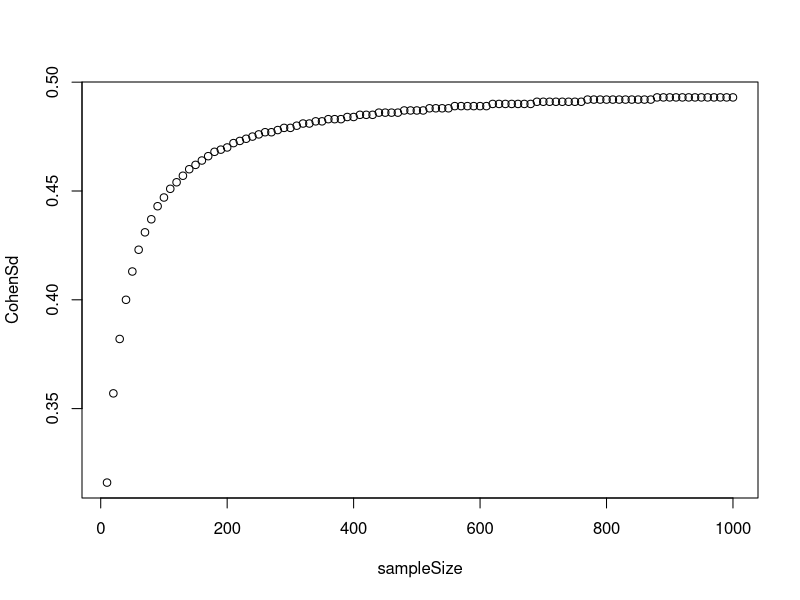
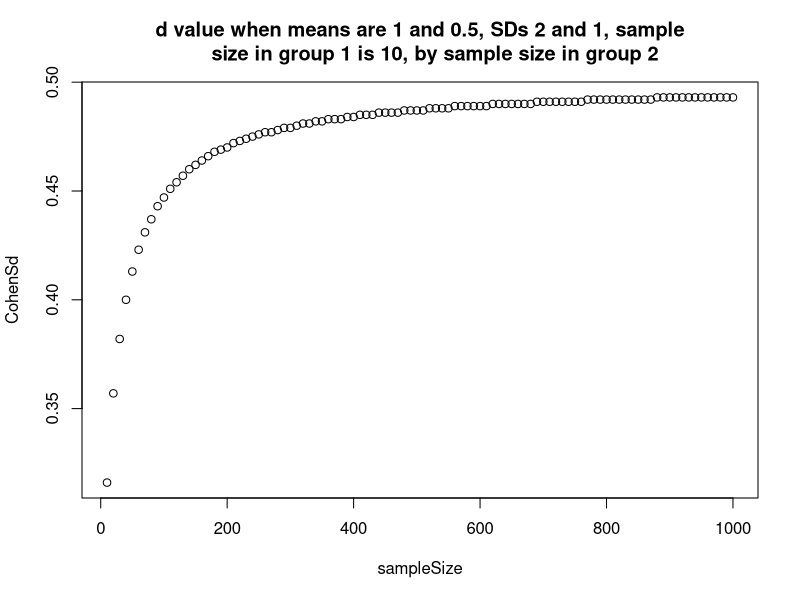

Here is the R script that generated these plots, in order:
rm(list = ls())
if(is.null(dev.list()) == FALSE) dev.off()
cat ("\014")
 
# 1. Simple example of the principle
# basic structure
f <- function(arguments) {
  ## Do something interesting
}

# most basic
f <- function(a) {
  a^3
}
f(a = 5)
f(1:5)

# basic
calcPercent <- function (fraction) {
  percent <- paste0(fraction * 100, "%")
  percent
}
calcPercent(5/7)

# add rounding and use *cat* to output to console
calcPercent <- function (fraction) {
  percent <- paste0(round(fraction * 100, 1), "%")
  cat(percent)
}
calcPercent(5/7)
calcPercent(50/7)
calcPercent(5/70)
calcPercent(5)

# the output from a function is only its last line 
# output two lines from a function with *print*
calcPercent <- function (fraction) {
  percent <- paste0(round(fraction * 100, 1), "%")
  print(c("The final calculation is ..."))
  cat(percent)
}
calcPercent(5/7)

# put two outputs in the last line
calcPercent <- function (fraction) {
  percent <- paste0(round(fraction * 100, 1), "%")
  cat("The final calculation is ...", percent)
}
calcPercent(5/7)

# Practice: Write a function that accepts a price and adds to it 17% VAT.
# name the function calculate.VAT.  To embelish, add to it NIS suffix.



# 2. A function with multiple arguments
Cohen.s.d <- function (m1, m2, s1, s2, n1, n2) {
  diff      <- m1 - m2
  product1  <- (n1 - 1) * s1^2
  product2  <- (n2 - 1) * s2^2
  numerator <- product1 + product2
  denom     <- n1 + n2 -2
  pooled    <- sqrt(numerator/denom)
  d         <- diff/pooled
  # print(paste0("Cohen's d = ", round(d, digits = 3)))
  round(d, digits = 3)
}
Cohen.s.d (1, .5, 1, 1, 10, 10)
Cohen.s.d (1, .5, 2, 1, 10, 10)

# Simple for loop.  Note. You must use print to output the results
for (i in 1:10){
  d <- Cohen.s.d (1, .5, 2, 1, 10, i)
  print(d)
}

# Use for loop and output its results to a data frame
# Create an empty dataframe.
dVector <- data.frame(sampleSize = numeric(), 
                         CohenSd = numeric())
dVector

for (i in 1:10){
  d <- Cohen.s.d (1, .5, 2, 1, 10, i)
  dVector[i, ] <- c(i, d)
}
dVector

# Empty the datafrme
dVector <- dVector[0, ]
dVector

# Perform a Monte Carlo study on the effect of n2 on d
for (i in seq(10, 1000, by = 10)) {
  d <- Cohen.s.d (1, .5, 2, 1, 10, i)
  dVector[i/10, ] <- c(i, d)
}

plot(dVector)
plot(dVector, main = "d value when means are 1 and 0.5, SDs 2 and 1, sample
     size in group 1 is 10, by sample size in group 2" )

# Practice: Create a for loop to calculate percents for dividing a numeric 
# vector by 7.  Make the loop run on all the numbers between 1 and 10
# If you don't like the appearance of your output, consult:
# https://stackoverflow.com/questions/4055762/in-r-can-i-stop-printcat-from-returning-null-and-why-does-catfoo-ret



